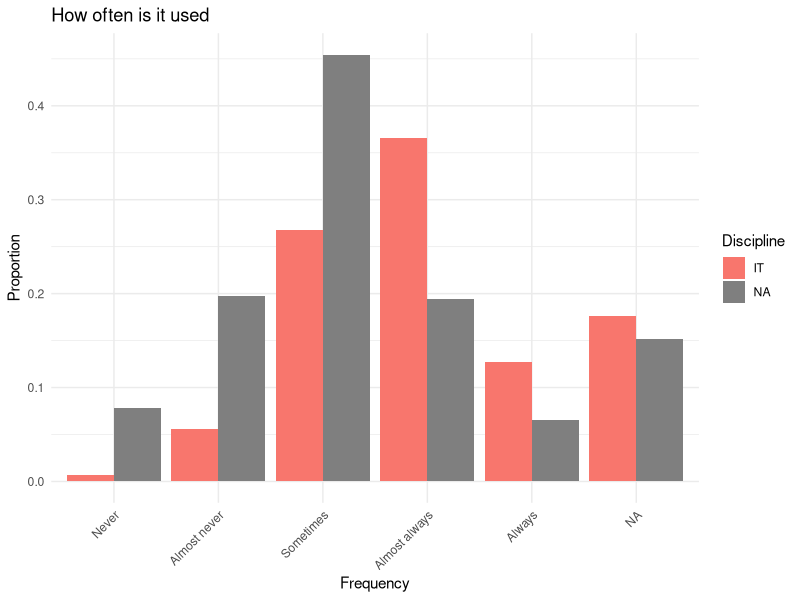

Here is the R script that generated this plot:
## ---- chunk 1
library(ggplot2)
library(dplyr)
library(tidyr)

frecuencias_data <- read.csv("../data/frecuencias.csv", header = TRUE, sep = ";")

porcentajes_data <-  frecuencias_data %>% group_by(Disciplina,Frecuencia) %>%
  summarise(Número = n()) %>%
  mutate(Proporción = Número / sum(Número))
porcentajes_data$Disciplina <- factor(porcentajes_data$Disciplina,
                                      levels = c("FFL",
                                                 "TIC",
                                                 "Otras")
                                      )
porcentajes_data$Discipline <- recode(porcentajes_data$Disciplina,
                                        "FFL" = "Languages",
                                        "TIC" = "IT",
                                        "Otras" = "Others"
                                        )
porcentajes_data$Frecuencia <- factor(porcentajes_data$Frecuencia,
                                      levels = c("Nunca", "Casi nunca", "A veces", "Casi siempre", "Siempre"))
porcentajes_data$Frequency <- recode(porcentajes_data$Frecuencia,
                                      "Nunca" = "Never",
                                      "Casi nunca" = "Almost never",
                                      "A veces" = "Sometimes",
                                      "Casi siempre" = "Almost always",
                                      "Siempre" = "Always"
                                      )
ggplot(porcentajes_data, aes(x=Frequency, fill=Discipline, y = Proporción)) +
  geom_bar( stat="identity", position="dodge") +
  labs(title="How often is it used", x="Frequency", y="Proportion") +
  theme_minimal() +
  theme(axis.text.x = element_text(angle = 45, hjust = 1))

## ---- chunk 2
library(knitr)
library(kableExtra)

porcentajes_data$Likert <- recode(porcentajes_data$Frecuencia,
                                      "Nunca" = 0,
                                      "Casi nunca" = 1,
                                      "A veces" = 2,
                                      "Casi siempre" = 3,
                                      "Siempre" = 4
                                      )

promedio_data <- porcentajes_data %>% group_by(Discipline) %>%
    summarise(Average = sum(Likert * Número) / sum(Número),
              SD = sqrt( sum( Número * (Likert - (sum(Likert * Número) / sum(Número)))^2 ) / sum(Número) )
              )

porcentajes_data %>%
  pivot_wider(names_from = Frecuencia, values_from = Número, id_cols = Discipline) -> tabla_frecuencias

tabla_frecuencias <- tabla_frecuencias[,c(1,5,3,2,4,6)] 

kable( tabla_frecuencias,
         col.names = c("Discipline", "Never", "Almost never","Sometimes","Almost always","Always"),
         caption = "How often is it used",
  ) %>%
  kable_styling( full_width = FALSE )
